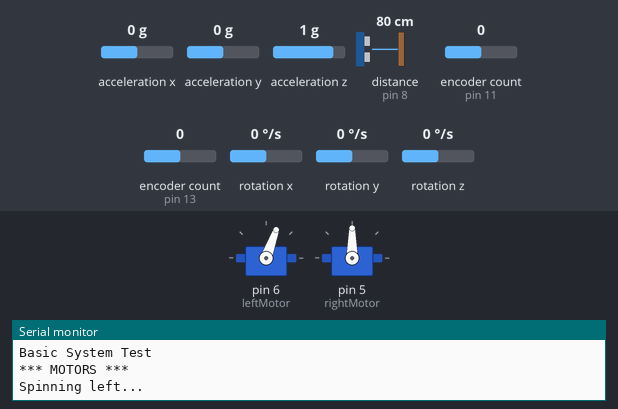
The sketch below on a simulated Arduino Uno, built with avr-gcc and run on an emulated ATmega328P. Parts: 2 × servo, the last lines printed to the serial monitor. Inputs (shaded band) come from the test bench; at power-on: acceleration x 0 g, acceleration y 0 g, acceleration z 1 g, distance to the obstacle (sensor on pin 8) 80 cm, encoder count (sensors on pin 11, pin 13) 0, rotation x 0 °/s, rotation y 0 °/s, rotation z 0 °/s. The echo pulse lasts 58.3 µs per cm.

Above: at 3.05 s.
At 4.0 s:
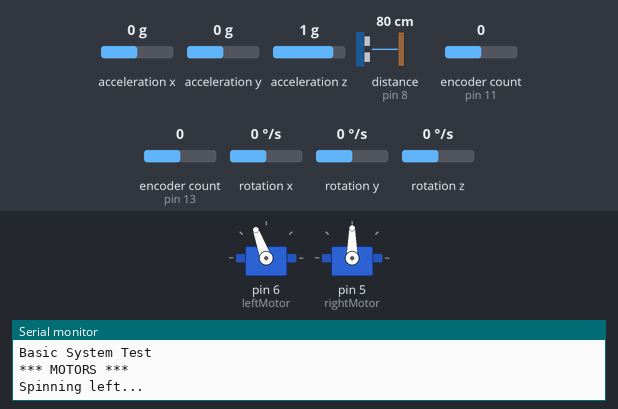
At 5.0 s:
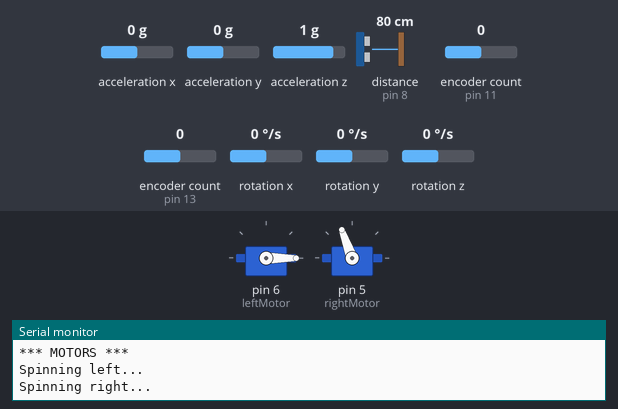
At 8.3 s:
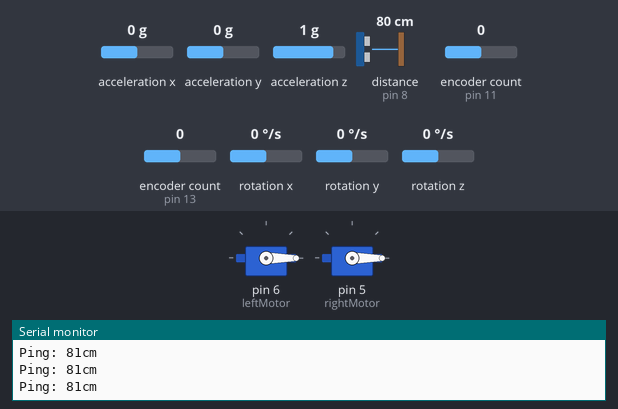
Timing chart, 0 to 9.9 s (numbered marks = the images above):
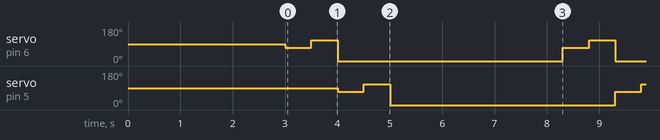

The sketch:

system_test.ino
```cpp
#include <Encoder.h>
#include <MPU6050_tockn.h>
#include <NewPing.h>
#include <Servo.h>
#include <Wire.h>

// Encoder
Encoder leftEncoder(13, 12);
Encoder rightEncoder(11, 10);

// IMU
MPU6050 mpu6050(Wire);

// MOTORS
Servo leftMotor; // create servo object to control a servo
Servo rightMotor;
#define leftPin 6
#define rightPin 5

// SONAR
#define TRIGGER_PIN 9 // Arduino pin tied to trigger pin on the ultrasonic sensor.
#define ECHO_PIN 8 // Arduino pin tied to echo pin on the ultrasonic sensor.
#define MAX_DISTANCE 150 // Maximum distance we want to ping for (in centimeters). Maximum sensor distance is rated at 400-500cm.

NewPing sonar(TRIGGER_PIN, ECHO_PIN, MAX_DISTANCE); // NewPing setup of pins and maximum distance.

void setup()
{
    Serial.begin(9600);
    Wire.begin();

    leftMotor.attach(6);
    rightMotor.attach(5);

    mpu6050.begin();
    mpu6050.calcGyroOffsets(true);

    Serial.println("Basic System Test\n");
}

float timer = 0;
void loop()
{
    mpu6050.update();

    if (millis() - timer > 3000) {
        Serial.println("\n\n\n*** MOTORS ***");
        Serial.println("Spinning left...");
        leftMotor.write(70);
        delay(500);
        leftMotor.write(110);
        delay(500);
        leftMotor.write(0);
        Serial.println("Spinning right...");
        rightMotor.write(70);
        delay(500);
        rightMotor.write(110);
        delay(500);
        rightMotor.write(0);

        Serial.println("*** IMU ***");
        Serial.print("accX : ");
        Serial.print(mpu6050.getAccX());
        Serial.print("\taccY : ");
        Serial.print(mpu6050.getAccY());
        Serial.print("\taccZ : ");
        Serial.println(mpu6050.getAccZ());
        Serial.print("gyroX : ");
        Serial.print(mpu6050.getGyroX());
        Serial.print("\tgyroY : ");
        Serial.print(mpu6050.getGyroY());
        Serial.print("\tgyroZ : ");
        Serial.println(mpu6050.getGyroZ());
        Serial.print("angleX : ");
        Serial.print(mpu6050.getAngleX());
        Serial.print("\tangleY : ");
        Serial.print(mpu6050.getAngleY());
        Serial.print("\tangleZ : ");
        Serial.println(mpu6050.getAngleZ());

        Serial.println("*** ENCODERS ***");
        Serial.print("Left: ");
        Serial.print(leftEncoder.read());
        Serial.print(" Right: ");
        Serial.println(rightEncoder.read());

        Serial.println("*** SONAR ***");
        for (int i = 0; i < 3; i++) {
            Serial.print("Ping: ");
            Serial.print(sonar.ping_cm()); // Send ping, get distance in cm and print result (0 = outside set distance range)
            Serial.println("cm");
            delay(50); // Wait 50ms between pings (about 20 pings/sec). 29ms should be the shortest delay between pings.
        }
        timer = millis();
    }
}
```

Measured:
- by itself, servo on pin 6 (leftMotor), servo on pin 5 (rightMotor): repeats every 5.3 s: 110° 0.50 s, 0° 4.3 s, 70° 0.50 s
